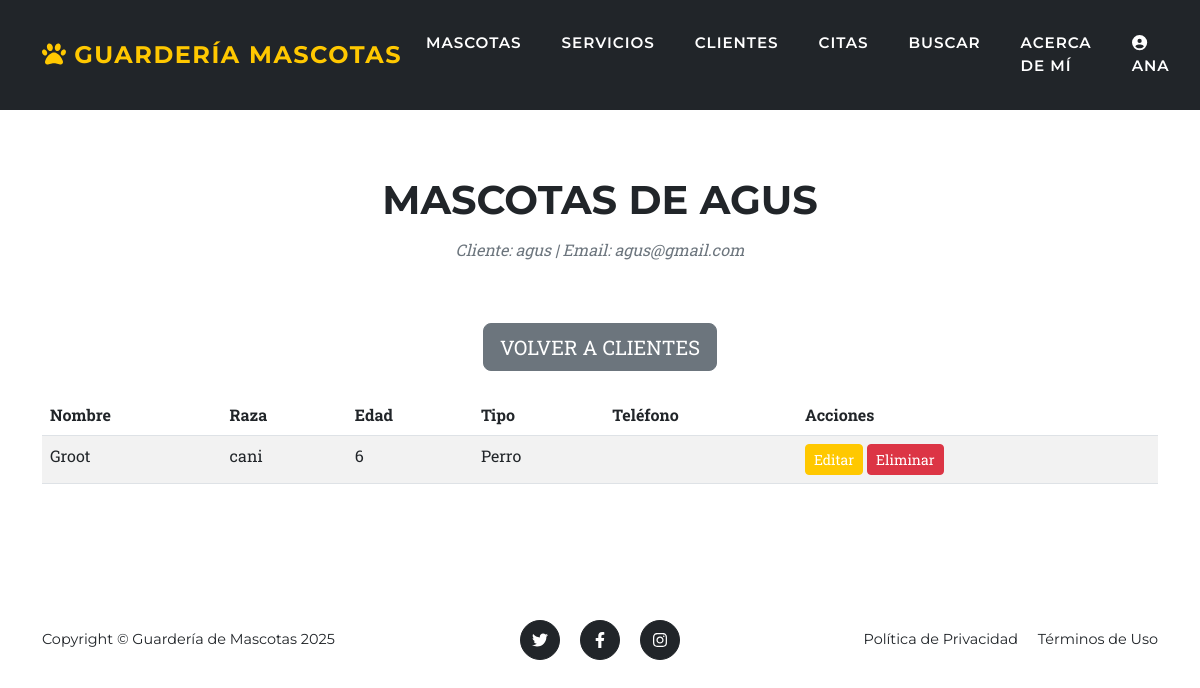
Screenshot of /clientes/4/mascotas/ (signed in) with the database file from the repository.
### entidades/models.py (models this page shows, shortened)
class cliente(models.Model):
    nombre_cliente = models.CharField(max_length=100)
    email = models.EmailField()
    telefono = models.CharField(max_length=15)

class mascota(models.Model):
    usuario = models.ForeignKey(User, on_delete=models.CASCADE)
    cliente = models.ForeignKey(cliente, on_delete=models.CASCADE, blank=True, null=True)
    nombre = models.CharField(max_length=50)
    raza = models.CharField(max_length=50, blank=True)
    edad = models.IntegerField()
    tipo = models.CharField(max_length=30)
    observaciones = models.TextField(blank=True, null=True)
    telefono_contacto = models.CharField(max_length=15, blank=True)

### entidades/views.py (the view)
# urls.py: path('clientes/<int:pk>/mascotas/', views.mascotas_por_cliente, name='mascotas_por_cliente'),
@login_required(login_url='login')
def mascotas_por_cliente(request, pk):
    cliente_obj = cliente.objects.get(pk=pk)
    mascotas = mascota.objects.filter(cliente=cliente_obj)
    return render(request, 'entidades/mascotas_por_cliente.html', {'cliente': cliente_obj, 'mascotas': mascotas})

### entidades/templates/entidades/mascotas_por_cliente.html (shortened to what this page needs)
{% extends 'entidades/base.html' %}
{% block content %}
<section class="page-section">
    <div class="container">
        <div class="text-center mb-5">
            <h2 class="section-heading text-uppercase">Mascotas de {{ cliente.nombre_cliente }}</h2>
            <h3 class="section-subheading text-muted">Cliente: {{ cliente.nombre_cliente }} | Email: {{ cliente.email }}</h3>
        </div>
        <div class="text-center mb-4">
            <a href="{% url 'clientes_list' %}" class="btn btn-secondary btn-lg text-uppercase">Volver a Clientes</a>
        </div>
        {% if mascotas %}
        <div class="table-responsive">
            <table class="table table-striped">
                <thead>
                    <tr>
                        <th>Nombre</th>
                        <th>Raza</th>
                        <th>Edad</th>
                        <th>Tipo</th>
                        <th>Teléfono</th>
                        <th>Acciones</th>
                    </tr>
                </thead>
                <tbody>
                    {% for mascota in mascotas %}
                    <tr>
                        <td>{{ mascota.nombre }}</td>
                        <td>{{ mascota.raza }}</td>
                        <td>{{ mascota.edad }}</td>
                        <td>{{ mascota.tipo }}</td>
                        <td>{{ mascota.telefono_contacto }}</td>
                        <td>
                            <a href="{% url 'mascota_edit' mascota.pk %}" class="btn btn-warning btn-sm">Editar</a>
                            <a href="{% url 'mascota_delete' mascota.pk %}" class="btn btn-danger btn-sm">Eliminar</a>
                        </td>
                    </tr>
                    {% endfor %}
                </tbody>
            </table>
        </div>
        {% else %}
        <div class="alert alert-info text-center">
            Este cliente no tiene mascotas registradas aún.
        </div>
        {% endif %}
    </div>
</section>
{% endblock %}

### entidades/templates/entidades/base.html (shortened to what this page needs)
{% load static %}
<!DOCTYPE html>
<html lang="es">
    <head>
        <link href="{% static 'css/styles.css' %}" rel="stylesheet" />
    </head>
    <body id="page-top">
        <nav class="navbar navbar-expand-lg navbar-dark fixed-top" id="mainNav">
            <div class="container">
                <a class="navbar-brand" href="/"><i class="fas fa-paw"></i> Guardería Mascotas</a>
                <div class="collapse navbar-collapse" id="navbarResponsive">
                    <ul class="navbar-nav text-uppercase ms-auto py-4 py-lg-0">
                        <li class="nav-item"><a class="nav-link" href="{% url 'mascotas_list' %}">Mascotas</a></li>
                        <li class="nav-item"><a class="nav-link" href="{% url 'servicios_list' %}">Servicios</a></li>
                        <li class="nav-item"><a class="nav-link" href="{% url 'clientes_list' %}">Clientes</a></li>
                        <li class="nav-item"><a class="nav-link" href="{% url 'citas_list' %}">Citas</a></li>
                        <li class="nav-item"><a class="nav-link" href="{% url 'buscar_mascota' %}">Buscar</a></li>
                        <li class="nav-item"><a class="nav-link" href="{% url 'acerca_de_mi' %}">Acerca de Mí</a></li>
                        {% if user.is_authenticated %}
                            <li class="nav-item">
                                <a class="nav-link" href="{% url 'editar_perfil' %}">
                                    {% if user.perfil.avatar %}
                                        <img src="{{ user.perfil.avatar.url }}" alt="Avatar" style="width: 30px; height: 30px; border-radius: 50%; object-fit: cover;">
                                    {% else %}
                                        <i class="fas fa-user-circle"></i>
                                    {% endif %}
                                    {{ user.username }}
                                </a>
                            </li>
                        {% else %}
                            <li class="nav-item"><a class="nav-link" href="{% url 'login' %}">Iniciar Sesión</a></li>
                            <li class="nav-item"><a class="nav-link" href="{% url 'registro' %}">Registrarse</a></li>
                        {% endif %}
                    </ul>
                </div>
            </div>
        </nav>
        {% block content %}{% endblock %}
        <footer class="footer py-4">
            <div class="container">
                <div class="row align-items-center">
                    <div class="col-lg-4 text-lg-start">Copyright &copy; Guardería de Mascotas 2025</div>
                    <div class="col-lg-4 my-3 my-lg-0">
                        <a class="btn btn-dark btn-social mx-2" href="#!" aria-label="Twitter"><i class="fab fa-twitter"></i></a>
                        <a class="btn btn-dark btn-social mx-2" href="#!" aria-label="Facebook"><i class="fab fa-facebook-f"></i></a>
                        <a class="btn btn-dark btn-social mx-2" href="#!" aria-label="Instagram"><i class="fab fa-instagram"></i></a>
                    </div>
                    <div class="col-lg-4 text-lg-end">
                        <a class="link-dark text-decoration-none me-3" href="#!">Política de Privacidad</a>
                        <a class="link-dark text-decoration-none" href="#!">Términos de Uso</a>
                    </div>
                </div>
            </div>
        </footer>
    </body>
</html>

### entidades/templates/entidades/base.html (style rules this page uses)
body { padding-top: 80px; }
#mainNav { background-color: #212529 !important; }
#mainNav .navbar-nav { gap: 0.5rem; margin-right: auto !important; margin-left: 0 !important; }
#mainNav .navbar-nav .nav-link { color: #ffffff !important; font-weight: 600; font-size: 0.9rem; letter-spacing: 0.05em; padding-right: 0.5rem !important; padding-left: 0.5rem !important; }
#mainNav .navbar-nav { gap: 0.5rem; }

### rows the page displays
cliente: nombre_cliente "AGUS", nombre_cliente "agus", email "agus@gmail.com"
mascota: nombre "Groot", raza "cani", edad "6", tipo "Perro"

### other values shown
{{ user.username }} "ANA"
